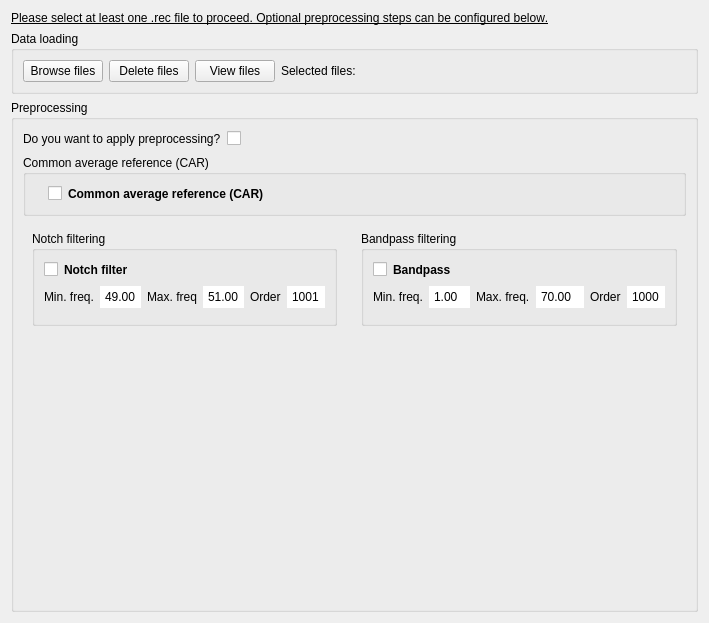
<?xml version="1.0" encoding="UTF-8"?>
<ui version="4.0">
 <class>Form</class>
 <widget class="QWidget" name="Form">
  <property name="geometry">
   <rect>
    <x>0</x>
    <y>0</y>
    <width>651</width>
    <height>623</height>
   </rect>
  </property>
  <property name="windowTitle">
   <string>Form</string>
  </property>
  <layout class="QVBoxLayout" name="verticalLayout_3">
   <item>
    <widget class="QLabel" name="label_2">
     <property name="font">
      <font>
       <pointsize>9</pointsize>
       <weight>50</weight>
       <italic>false</italic>
       <bold>false</bold>
       <underline>true</underline>
       <strikeout>false</strikeout>
       <kerning>false</kerning>
      </font>
     </property>
     <property name="text">
      <string>Please select at least one .rec file to proceed. Optional preprocessing steps can be configured below.</string>
     </property>
    </widget>
   </item>
   <item>
    <widget class="QGroupBox" name="dataloading">
     <property name="title">
      <string>Data loading</string>
     </property>
     <layout class="QVBoxLayout" name="verticalLayout">
      <item>
       <layout class="QHBoxLayout" name="horizontalLayout">
        <item>
         <widget class="QPushButton" name="browseButton">
          <property name="sizePolicy">
           <sizepolicy hsizetype="Minimum" vsizetype="Fixed">
            <horstretch>0</horstretch>
            <verstretch>0</verstretch>
           </sizepolicy>
          </property>
          <property name="toolTip">
           <string>Files to compute paramters</string>
          </property>
          <property name="text">
           <string>Browse files</string>
          </property>
         </widget>
        </item>
        <item>
         <widget class="QPushButton" name="deletefilesButton">
          <property name="text">
           <string>Delete files</string>
          </property>
         </widget>
        </item>
        <item>
         <widget class="QPushButton" name="viewfilesButton">
          <property name="text">
           <string>View files</string>
          </property>
         </widget>
        </item>
        <item>
         <widget class="QLabel" name="selectLabel">
          <property name="sizePolicy">
           <sizepolicy hsizetype="Preferred" vsizetype="Preferred">
            <horstretch>4</horstretch>
            <verstretch>0</verstretch>
           </sizepolicy>
          </property>
          <property name="text">
           <string>Selected files: </string>
          </property>
         </widget>
        </item>
        <item>
         <spacer name="horizontalSpacer_15">
          <property name="orientation">
           <enum>Qt::Horizontal</enum>
          </property>
          <property name="sizeHint" stdset="0">
           <size>
            <width>40</width>
            <height>20</height>
           </size>
          </property>
         </spacer>
        </item>
       </layout>
      </item>
     </layout>
    </widget>
   </item>
   <item>
    <widget class="QGroupBox" name="Datapreprocessing">
     <property name="title">
      <string>Preprocessing</string>
     </property>
     <layout class="QVBoxLayout" name="verticalLayout_2">
      <item>
       <layout class="QHBoxLayout" name="preprocessing_selection">
        <item>
         <widget class="QLabel" name="label">
          <property name="text">
           <string>Do you want to apply preprocessing?</string>
          </property>
         </widget>
        </item>
        <item>
         <widget class="QCheckBox" name="preprocessingButton">
          <property name="text">
           <string/>
          </property>
         </widget>
        </item>
        <item>
         <spacer name="horizontalSpacer">
          <property name="orientation">
           <enum>Qt::Horizontal</enum>
          </property>
          <property name="sizeHint" stdset="0">
           <size>
            <width>40</width>
            <height>20</height>
           </size>
          </property>
         </spacer>
        </item>
       </layout>
      </item>
      <item>
       <widget class="QGroupBox" name="cargroupBox">
        <property name="title">
         <string>Common average reference (CAR)</string>
        </property>
        <layout class="QVBoxLayout" name="verticalLayout_6">
         <item>
          <layout class="QHBoxLayout" name="CAR_filtering">
           <item>
            <spacer name="horizontalSpacer_3">
             <property name="orientation">
              <enum>Qt::Horizontal</enum>
             </property>
             <property name="sizeHint" stdset="0">
              <size>
               <width>40</width>
               <height>20</height>
              </size>
             </property>
            </spacer>
           </item>
           <item>
            <widget class="QCheckBox" name="carCBox">
             <property name="text">
              <string/>
             </property>
            </widget>
           </item>
           <item>
            <widget class="QLabel" name="carLabel">
             <property name="font">
              <font>
               <weight>75</weight>
               <bold>true</bold>
              </font>
             </property>
             <property name="text">
              <string>Common average reference (CAR)</string>
             </property>
            </widget>
           </item>
           <item>
            <spacer name="horizontalSpacer_36">
             <property name="orientation">
              <enum>Qt::Horizontal</enum>
             </property>
             <property name="sizeHint" stdset="0">
              <size>
               <width>40</width>
               <height>20</height>
              </size>
             </property>
            </spacer>
           </item>
           <item>
            <spacer name="horizontalSpacer_37">
             <property name="orientation">
              <enum>Qt::Horizontal</enum>
             </property>
             <property name="sizeHint" stdset="0">
              <size>
               <width>40</width>
               <height>20</height>
              </size>
             </property>
            </spacer>
           </item>
           <item>
            <spacer name="horizontalSpacer_35">
             <property name="orientation">
              <enum>Qt::Horizontal</enum>
             </property>
             <property name="sizeHint" stdset="0">
              <size>
               <width>40</width>
               <height>20</height>
              </size>
             </property>
            </spacer>
           </item>
           <item>
            <spacer name="horizontalSpacer_34">
             <property name="orientation">
              <enum>Qt::Horizontal</enum>
             </property>
             <property name="sizeHint" stdset="0">
              <size>
               <width>40</width>
               <height>20</height>
              </size>
             </property>
            </spacer>
           </item>
           <item>
            <spacer name="horizontalSpacer_33">
             <property name="orientation">
              <enum>Qt::Horizontal</enum>
             </property>
             <property name="sizeHint" stdset="0">
              <size>
               <width>40</width>
               <height>20</height>
              </size>
             </property>
            </spacer>
           </item>
           <item>
            <spacer name="horizontalSpacer_32">
             <property name="orientation">
              <enum>Qt::Horizontal</enum>
             </property>
             <property name="sizeHint" stdset="0">
              <size>
               <width>40</width>
               <height>20</height>
              </size>
             </property>
            </spacer>
           </item>
           <item>
            <spacer name="horizontalSpacer_31">
             <property name="orientation">
              <enum>Qt::Horizontal</enum>
             </property>
             <property name="sizeHint" stdset="0">
              <size>
               <width>40</width>
               <height>20</height>
              </size>
             </property>
            </spacer>
           </item>
           <item>
            <spacer name="horizontalSpacer_27">
             <property name="orientation">
              <enum>Qt::Horizontal</enum>
             </property>
             <property name="sizeHint" stdset="0">
              <size>
               <width>40</width>
               <height>20</height>
              </size>
             </property>
            </spacer>
           </item>
           <item>
            <spacer name="horizontalSpacer_28">
             <property name="orientation">
              <enum>Qt::Horizontal</enum>
             </property>
             <property name="sizeHint" stdset="0">
              <size>
               <width>40</width>
               <height>20</height>
              </size>
             </property>
            </spacer>
           </item>
           <item>
            <spacer name="horizontalSpacer_26">
             <property name="orientation">
              <enum>Qt::Horizontal</enum>
             </property>
             <property name="sizeHint" stdset="0">
              <size>
               <width>40</width>
               <height>20</height>
              </size>
             </property>
            </spacer>
           </item>
           <item>
            <spacer name="horizontalSpacer_29">
             <property name="orientation">
              <enum>Qt::Horizontal</enum>
             </property>
             <property name="sizeHint" stdset="0">
              <size>
               <width>40</width>
               <height>20</height>
              </size>
             </property>
            </spacer>
           </item>
           <item>
            <spacer name="horizontalSpacer_25">
             <property name="orientation">
              <enum>Qt::Horizontal</enum>
             </property>
             <property name="sizeHint" stdset="0">
              <size>
               <width>40</width>
               <height>20</height>
              </size>
             </property>
            </spacer>
           </item>
           <item>
            <spacer name="horizontalSpacer_24">
             <property name="orientation">
              <enum>Qt::Horizontal</enum>
             </property>
             <property name="sizeHint" stdset="0">
              <size>
               <width>40</width>
               <height>20</height>
              </size>
             </property>
            </spacer>
           </item>
           <item>
            <spacer name="horizontalSpacer_16">
             <property name="orientation">
              <enum>Qt::Horizontal</enum>
             </property>
             <property name="sizeHint" stdset="0">
              <size>
               <width>40</width>
               <height>20</height>
              </size>
             </property>
            </spacer>
           </item>
           <item>
            <spacer name="horizontalSpacer_23">
             <property name="orientation">
              <enum>Qt::Horizontal</enum>
             </property>
             <property name="sizeHint" stdset="0">
              <size>
               <width>40</width>
               <height>20</height>
              </size>
             </property>
            </spacer>
           </item>
           <item>
            <spacer name="horizontalSpacer_22">
             <property name="orientation">
              <enum>Qt::Horizontal</enum>
             </property>
             <property name="sizeHint" stdset="0">
              <size>
               <width>40</width>
               <height>20</height>
              </size>
             </property>
            </spacer>
           </item>
           <item>
            <spacer name="horizontalSpacer_21">
             <property name="orientation">
              <enum>Qt::Horizontal</enum>
             </property>
             <property name="sizeHint" stdset="0">
              <size>
               <width>40</width>
               <height>20</height>
              </size>
             </property>
            </spacer>
           </item>
           <item>
            <spacer name="horizontalSpacer_20">
             <property name="orientation">
              <enum>Qt::Horizontal</enum>
             </property>
             <property name="sizeHint" stdset="0">
              <size>
               <width>40</width>
               <height>20</height>
              </size>
             </property>
            </spacer>
           </item>
           <item>
            <spacer name="horizontalSpacer_19">
             <property name="orientation">
              <enum>Qt::Horizontal</enum>
             </property>
             <property name="sizeHint" stdset="0">
              <size>
               <width>40</width>
               <height>20</height>
              </size>
             </property>
            </spacer>
           </item>
           <item>
            <spacer name="horizontalSpacer_17">
             <property name="orientation">
              <enum>Qt::Horizontal</enum>
             </property>
             <property name="sizeHint" stdset="0">
              <size>
               <width>40</width>
               <height>20</height>
              </size>
             </property>
            </spacer>
           </item>
           <item>
            <spacer name="horizontalSpacer_18">
             <property name="orientation">
              <enum>Qt::Horizontal</enum>
             </property>
             <property name="sizeHint" stdset="0">
              <size>
               <width>40</width>
               <height>20</height>
              </size>
             </property>
            </spacer>
           </item>
           <item>
            <spacer name="horizontalSpacer_14">
             <property name="orientation">
              <enum>Qt::Horizontal</enum>
             </property>
             <property name="sizeHint" stdset="0">
              <size>
               <width>40</width>
               <height>20</height>
              </size>
             </property>
            </spacer>
           </item>
           <item>
            <spacer name="horizontalSpacer_7">
             <property name="orientation">
              <enum>Qt::Horizontal</enum>
             </property>
             <property name="sizeHint" stdset="0">
              <size>
               <width>40</width>
               <height>20</height>
              </size>
             </property>
            </spacer>
           </item>
           <item>
            <spacer name="horizontalSpacer_13">
             <property name="orientation">
              <enum>Qt::Horizontal</enum>
             </property>
             <property name="sizeHint" stdset="0">
              <size>
               <width>40</width>
               <height>20</height>
              </size>
             </property>
            </spacer>
           </item>
           <item>
            <spacer name="horizontalSpacer_11">
             <property name="orientation">
              <enum>Qt::Horizontal</enum>
             </property>
             <property name="sizeHint" stdset="0">
              <size>
               <width>40</width>
               <height>20</height>
              </size>
             </property>
            </spacer>
           </item>
           <item>
            <spacer name="horizontalSpacer_12">
             <property name="orientation">
              <enum>Qt::Horizontal</enum>
             </property>
             <property name="sizeHint" stdset="0">
              <size>
               <width>40</width>
               <height>20</height>
              </size>
             </property>
            </spacer>
           </item>
           <item>
            <spacer name="horizontalSpacer_10">
             <property name="orientation">
              <enum>Qt::Horizontal</enum>
             </property>
             <property name="sizeHint" stdset="0">
              <size>
               <width>40</width>
               <height>20</height>
              </size>
             </property>
            </spacer>
           </item>
           <item>
            <spacer name="horizontalSpacer_9">
             <property name="orientation">
              <enum>Qt::Horizontal</enum>
             </property>
             <property name="sizeHint" stdset="0">
              <size>
               <width>40</width>
               <height>20</height>
              </size>
             </property>
            </spacer>
           </item>
           <item>
            <spacer name="horizontalSpacer_4">
             <property name="orientation">
              <enum>Qt::Horizontal</enum>
             </property>
             <property name="sizeHint" stdset="0">
              <size>
               <width>40</width>
               <height>20</height>
              </size>
             </property>
            </spacer>
           </item>
           <item>
            <spacer name="horizontalSpacer_5">
             <property name="orientation">
              <enum>Qt::Horizontal</enum>
             </property>
             <property name="sizeHint" stdset="0">
              <size>
               <width>40</width>
               <height>20</height>
              </size>
             </property>
            </spacer>
           </item>
           <item>
            <spacer name="horizontalSpacer_6">
             <property name="orientation">
              <enum>Qt::Horizontal</enum>
             </property>
             <property name="sizeHint" stdset="0">
              <size>
               <width>40</width>
               <height>20</height>
              </size>
             </property>
            </spacer>
           </item>
           <item>
            <spacer name="horizontalSpacer_30">
             <property name="orientation">
              <enum>Qt::Horizontal</enum>
             </property>
             <property name="sizeHint" stdset="0">
              <size>
               <width>40</width>
               <height>20</height>
              </size>
             </property>
            </spacer>
           </item>
          </layout>
         </item>
        </layout>
       </widget>
      </item>
      <item>
       <layout class="QHBoxLayout" name="horizontalLayout_2">
        <item>
         <widget class="QWidget" name="widget_2" native="true">
          <layout class="QVBoxLayout" name="verticalLayout_4">
           <item>
            <widget class="QGroupBox" name="notchgroupBox">
             <property name="title">
              <string>Notch filtering</string>
             </property>
             <layout class="QVBoxLayout" name="verticalLayout_7">
              <item>
               <layout class="QHBoxLayout" name="horizontalLayout_3">
                <item>
                 <widget class="QCheckBox" name="notchCBox">
                  <property name="text">
                   <string/>
                  </property>
                 </widget>
                </item>
                <item>
                 <widget class="QLabel" name="notchfilterLabel">
                  <property name="font">
                   <font>
                    <weight>75</weight>
                    <bold>true</bold>
                   </font>
                  </property>
                  <property name="text">
                   <string>Notch filter</string>
                  </property>
                 </widget>
                </item>
                <item>
                 <spacer name="horizontalSpacer_8">
                  <property name="orientation">
                   <enum>Qt::Horizontal</enum>
                  </property>
                  <property name="sizeHint" stdset="0">
                   <size>
                    <width>40</width>
                    <height>20</height>
                   </size>
                  </property>
                 </spacer>
                </item>
               </layout>
              </item>
              <item>
               <layout class="QHBoxLayout" name="horizontalLayout_4">
                <item>
                 <widget class="QLabel" name="notchminLabel">
                  <property name="text">
                   <string>Min. freq.</string>
                  </property>
                 </widget>
                </item>
                <item>
                 <widget class="QDoubleSpinBox" name="minfreqnotchBox">
                  <property name="styleSheet">
                   <string notr="true">QDoubleSpinBox::up-button, QDoubleSpinBox::down-button {
    width: 0;
    height: 0;
    border: none;
}

</string>
                  </property>
                  <property name="minimum">
                   <double>0.100000000000000</double>
                  </property>
                  <property name="value">
                   <double>49.000000000000000</double>
                  </property>
                 </widget>
                </item>
                <item>
                 <widget class="QLabel" name="notchmaxLabel">
                  <property name="text">
                   <string>Max. freq</string>
                  </property>
                 </widget>
                </item>
                <item>
                 <widget class="QDoubleSpinBox" name="maxfreqnotchBox">
                  <property name="styleSheet">
                   <string notr="true">QDoubleSpinBox::up-button, QDoubleSpinBox::down-button {
    width: 0;
    height: 0;
    border: none;
}
</string>
                  </property>
                  <property name="minimum">
                   <double>0.200000000000000</double>
                  </property>
                  <property name="value">
                   <double>51.000000000000000</double>
                  </property>
                 </widget>
                </item>
                <item>
                 <widget class="QLabel" name="orderNotchLabel">
                  <property name="text">
                   <string>Order</string>
                  </property>
                 </widget>
                </item>
                <item>
                 <widget class="QSpinBox" name="orderNotchBox">
                  <property name="styleSheet">
                   <string notr="true">QSpinBox::up-button, QSpinBox::down-button {
    width: 0;
    height: 0;
    border: none;
}
</string>
                  </property>
                  <property name="minimum">
                   <number>1</number>
                  </property>
                  <property name="maximum">
                   <number>9999</number>
                  </property>
                  <property name="singleStep">
                   <number>1</number>
                  </property>
                  <property name="value">
                   <number>1001</number>
                  </property>
                 </widget>
                </item>
               </layout>
              </item>
              <item>
               <widget class="QWidget" name="notchPlotWidget" native="true"/>
              </item>
             </layout>
            </widget>
           </item>
          </layout>
         </widget>
        </item>
        <item>
         <widget class="QWidget" name="widget" native="true">
          <layout class="QVBoxLayout" name="verticalLayout_5">
           <item>
            <widget class="QGroupBox" name="bpgroupBox">
             <property name="title">
              <string>Bandpass filtering</string>
             </property>
             <layout class="QVBoxLayout" name="verticalLayout_8">
              <item>
               <layout class="QHBoxLayout" name="horizontalLayout_5">
                <item>
                 <widget class="QCheckBox" name="bpCBox">
                  <property name="text">
                   <string/>
                  </property>
                 </widget>
                </item>
                <item>
                 <widget class="QLabel" name="bpLabel">
                  <property name="font">
                   <font>
                    <weight>75</weight>
                    <bold>true</bold>
                   </font>
                  </property>
                  <property name="text">
                   <string>Bandpass</string>
                  </property>
                 </widget>
                </item>
                <item>
                 <spacer name="horizontalSpacer_2">
                  <property name="orientation">
                   <enum>Qt::Horizontal</enum>
                  </property>
                  <property name="sizeHint" stdset="0">
                   <size>
                    <width>40</width>
                    <height>20</height>
                   </size>
                  </property>
                 </spacer>
                </item>
               </layout>
              </item>
              <item>
               <layout class="QHBoxLayout" name="horizontalLayout_6">
                <item>
                 <widget class="QLabel" name="bpminfreqLabel">
                  <property name="text">
                   <string>Min. freq.</string>
                  </property>
                 </widget>
                </item>
                <item>
                 <widget class="QDoubleSpinBox" name="minfreqbpBox">
                  <property name="styleSheet">
                   <string notr="true">QDoubleSpinBox::up-button, QDoubleSpinBox::down-button {
    width: 0;
    height: 0;
    border: none;
}
</string>
                  </property>
                  <property name="minimum">
                   <double>0.100000000000000</double>
                  </property>
                  <property name="value">
                   <double>1.000000000000000</double>
                  </property>
                 </widget>
                </item>
                <item>
                 <widget class="QLabel" name="bpmaxfreqLabel">
                  <property name="text">
                   <string>Max. freq.</string>
                  </property>
                 </widget>
                </item>
                <item>
                 <widget class="QDoubleSpinBox" name="maxfreqbpBox">
                  <property name="styleSheet">
                   <string notr="true">QDoubleSpinBox::up-button, QDoubleSpinBox::down-button {
    width: 0;
    height: 0;
    border: none;
}
</string>
                  </property>
                  <property name="minimum">
                   <double>0.200000000000000</double>
                  </property>
                  <property name="maximum">
                   <double>999.990000000000009</double>
                  </property>
                  <property name="value">
                   <double>70.000000000000000</double>
                  </property>
                 </widget>
                </item>
                <item>
                 <widget class="QLabel" name="orderbpLabel">
                  <property name="text">
                   <string>Order</string>
                  </property>
                 </widget>
                </item>
                <item>
                 <widget class="QSpinBox" name="orderbpBox">
                  <property name="styleSheet">
                   <string notr="true">QSpinBox::up-button, QSpinBox::down-button {
    width: 0;
    height: 0;
    border: none;
}
</string>
                  </property>
                  <property name="minimum">
                   <number>1</number>
                  </property>
                  <property name="maximum">
                   <number>9999</number>
                  </property>
                  <property name="value">
                   <number>1000</number>
                  </property>
                 </widget>
                </item>
               </layout>
              </item>
              <item>
               <widget class="QWidget" name="bandpassPlotWidget" native="true"/>
              </item>
             </layout>
            </widget>
           </item>
          </layout>
         </widget>
        </item>
       </layout>
      </item>
      <item>
       <spacer name="verticalSpacer">
        <property name="orientation">
         <enum>Qt::Vertical</enum>
        </property>
        <property name="sizeHint" stdset="0">
         <size>
          <width>20</width>
          <height>40</height>
         </size>
        </property>
       </spacer>
      </item>
     </layout>
    </widget>
   </item>
  </layout>
 </widget>
 <resources/>
 <connections/>
</ui>
